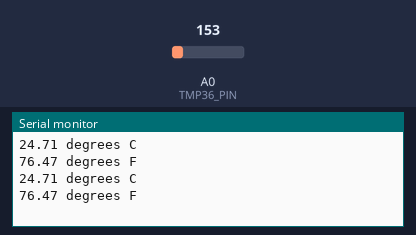
Recording of a sketch running on a simulated Arduino Uno, built with avr-gcc and run on an emulated ATmega328P. Shown: the last lines printed to the serial monitor. The inputs (shaded band) are chosen by the test bench; at power-on: A0 (TMP36_PIN) = 153.

Above: at 5.8 s.
5.9 s: A0 (TMP36_PIN) set to 165
At 10.6 s:
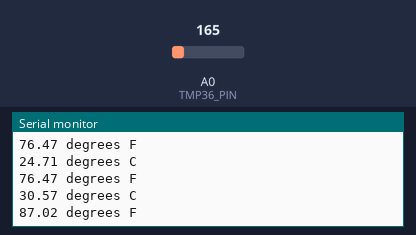
11.9 s: A0 (TMP36_PIN) set to 175
At 15.6 s:
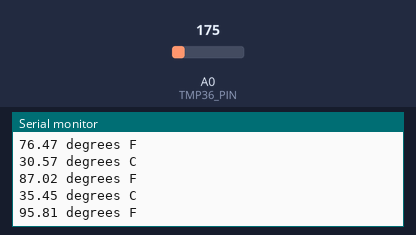
Timing chart, 0 to 17.1 s (numbered marks = the images above; inputs shaded):
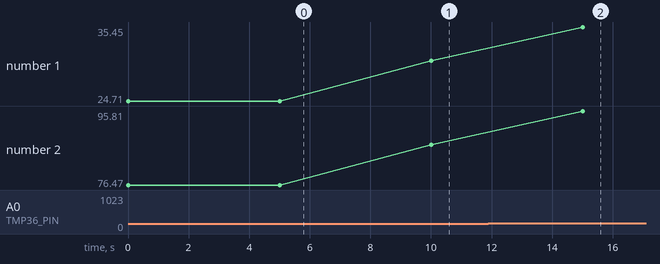

The sketch:

temp_serial.ino
```cpp
// TMP36 is a 10-bit (0 - 1023) analog sensor
// 10mV / C with 500mV offset for temps below 0
#define TMP36_PIN 0

void setup() {
  Serial.begin(115200);
}

void loop() {
  int raw = analogRead(TMP36_PIN);
  float asVolts = raw * 5.0 / 1024;  // Connected to 5V
  float asC = (asVolts - 0.5) * 100;
  Serial.print(asC);
  Serial.println(" degrees C");
  float asF = (asC * 1.8) + 32;
  Serial.print(asF);
  Serial.println(" degrees F");
  delay(5000);
}
```

Measured:
- after the input at 5.9 s, the serial monitor: prints a new line after 4.1 s (image 1)
- after the input at 11.9 s, the serial monitor: prints a new line after 3.1 s (image 2)
- plotted number 1: 24.71 → 30.57 after the input at 5.9 s, 30.57 → 35.45 after the input at 11.9 s
- plotted number 2: 76.47 → 87.02 after the input at 5.9 s, 87.02 → 95.81 after the input at 11.9 s
